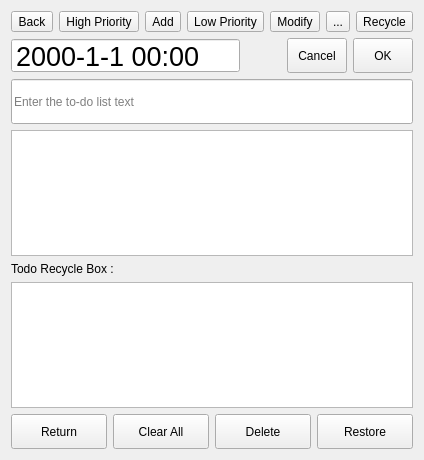
<?xml version="1.0" encoding="UTF-8"?>
<ui version="4.0">
 <class>dlgTodo</class>
 <widget class="QDialog" name="dlgTodo">
  <property name="geometry">
   <rect>
    <x>0</x>
    <y>0</y>
    <width>366</width>
    <height>460</height>
   </rect>
  </property>
  <property name="windowTitle">
   <string>Dialog</string>
  </property>
  <layout class="QGridLayout" name="gridLayout_2">
   <item row="0" column="0">
    <widget class="QFrame" name="frameToolBar">
     <property name="frameShape">
      <enum>QFrame::NoFrame</enum>
     </property>
     <property name="frameShadow">
      <enum>QFrame::Raised</enum>
     </property>
     <layout class="QGridLayout" name="gridLayout">
      <property name="leftMargin">
       <number>0</number>
      </property>
      <property name="topMargin">
       <number>0</number>
      </property>
      <property name="rightMargin">
       <number>0</number>
      </property>
      <property name="bottomMargin">
       <number>0</number>
      </property>
      <item row="0" column="0">
       <layout class="QHBoxLayout" name="horizontalLayout_3">
        <item>
         <widget class="QToolButton" name="btnBack">
          <property name="sizePolicy">
           <sizepolicy hsizetype="Preferred" vsizetype="Fixed">
            <horstretch>0</horstretch>
            <verstretch>0</verstretch>
           </sizepolicy>
          </property>
          <property name="minimumSize">
           <size>
            <width>0</width>
            <height>0</height>
           </size>
          </property>
          <property name="text">
           <string>Back</string>
          </property>
          <property name="icon">
           <iconset resource="src.qrc">
            <normaloff>:/src/back.png</normaloff>:/src/back.png</iconset>
          </property>
          <property name="iconSize">
           <size>
            <width>25</width>
            <height>25</height>
           </size>
          </property>
         </widget>
        </item>
        <item>
         <widget class="QToolButton" name="btnHigh">
          <property name="sizePolicy">
           <sizepolicy hsizetype="Preferred" vsizetype="Fixed">
            <horstretch>0</horstretch>
            <verstretch>0</verstretch>
           </sizepolicy>
          </property>
          <property name="minimumSize">
           <size>
            <width>0</width>
            <height>0</height>
           </size>
          </property>
          <property name="text">
           <string>High Priority</string>
          </property>
          <property name="icon">
           <iconset resource="src.qrc">
            <normaloff>:/src/high.png</normaloff>:/src/high.png</iconset>
          </property>
          <property name="iconSize">
           <size>
            <width>25</width>
            <height>25</height>
           </size>
          </property>
         </widget>
        </item>
        <item>
         <widget class="QToolButton" name="btnAdd">
          <property name="sizePolicy">
           <sizepolicy hsizetype="Preferred" vsizetype="Fixed">
            <horstretch>0</horstretch>
            <verstretch>0</verstretch>
           </sizepolicy>
          </property>
          <property name="minimumSize">
           <size>
            <width>0</width>
            <height>0</height>
           </size>
          </property>
          <property name="text">
           <string>Add</string>
          </property>
          <property name="icon">
           <iconset resource="src.qrc">
            <normaloff>:/src/add.png</normaloff>:/src/add.png</iconset>
          </property>
          <property name="iconSize">
           <size>
            <width>25</width>
            <height>25</height>
           </size>
          </property>
         </widget>
        </item>
        <item>
         <widget class="QToolButton" name="btnLow">
          <property name="sizePolicy">
           <sizepolicy hsizetype="Preferred" vsizetype="Fixed">
            <horstretch>0</horstretch>
            <verstretch>0</verstretch>
           </sizepolicy>
          </property>
          <property name="minimumSize">
           <size>
            <width>0</width>
            <height>0</height>
           </size>
          </property>
          <property name="text">
           <string>Low Priority</string>
          </property>
          <property name="icon">
           <iconset resource="src.qrc">
            <normaloff>:/src/low.png</normaloff>:/src/low.png</iconset>
          </property>
          <property name="iconSize">
           <size>
            <width>25</width>
            <height>25</height>
           </size>
          </property>
         </widget>
        </item>
        <item>
         <widget class="QToolButton" name="btnModify">
          <property name="sizePolicy">
           <sizepolicy hsizetype="Preferred" vsizetype="Fixed">
            <horstretch>0</horstretch>
            <verstretch>0</verstretch>
           </sizepolicy>
          </property>
          <property name="minimumSize">
           <size>
            <width>0</width>
            <height>0</height>
           </size>
          </property>
          <property name="text">
           <string>Modify</string>
          </property>
          <property name="icon">
           <iconset resource="src.qrc">
            <normaloff>:/src/edit.png</normaloff>:/src/edit.png</iconset>
          </property>
          <property name="iconSize">
           <size>
            <width>25</width>
            <height>25</height>
           </size>
          </property>
         </widget>
        </item>
        <item>
         <widget class="QToolButton" name="btnSetTime">
          <property name="sizePolicy">
           <sizepolicy hsizetype="Preferred" vsizetype="Fixed">
            <horstretch>0</horstretch>
            <verstretch>0</verstretch>
           </sizepolicy>
          </property>
          <property name="minimumSize">
           <size>
            <width>0</width>
            <height>0</height>
           </size>
          </property>
          <property name="text">
           <string>...</string>
          </property>
          <property name="icon">
           <iconset resource="src.qrc">
            <normaloff>:/src/time.png</normaloff>:/src/time.png</iconset>
          </property>
          <property name="iconSize">
           <size>
            <width>25</width>
            <height>25</height>
           </size>
          </property>
         </widget>
        </item>
        <item>
         <widget class="QToolButton" name="btnRecycle">
          <property name="sizePolicy">
           <sizepolicy hsizetype="Preferred" vsizetype="Fixed">
            <horstretch>0</horstretch>
            <verstretch>0</verstretch>
           </sizepolicy>
          </property>
          <property name="minimumSize">
           <size>
            <width>0</width>
            <height>0</height>
           </size>
          </property>
          <property name="text">
           <string>Recycle</string>
          </property>
          <property name="icon">
           <iconset resource="src.qrc">
            <normaloff>:/src/recycle.png</normaloff>:/src/recycle.png</iconset>
          </property>
          <property name="iconSize">
           <size>
            <width>25</width>
            <height>25</height>
           </size>
          </property>
         </widget>
        </item>
       </layout>
      </item>
     </layout>
    </widget>
   </item>
   <item row="5" column="0">
    <widget class="QListWidget" name="listRecycle">
     <property name="styleSheet">
      <string notr="true">QListWidget::indicator{
		width:25;
		height:25;
		right: 5px;
}

QListView {
    outline: none;
	text-decoration: line-through;
}

#listRecycle::item {
    background-color: #ffffff;
    color: #000000;
    border: transparent;
    border-bottom: 1px solid #dbdbdb;
    padding: 8px;
	height: 85;
	
}

#listRecycle::item:hover {
    background-color: #f5f5f5;
}

#listRecycle::item:selected {
    border-left: 5px solid #777777;
	
}

</string>
     </property>
     <property name="horizontalScrollBarPolicy">
      <enum>Qt::ScrollBarAlwaysOff</enum>
     </property>
    </widget>
   </item>
   <item row="1" column="0">
    <widget class="QFrame" name="frameSetTime">
     <property name="frameShape">
      <enum>QFrame::NoFrame</enum>
     </property>
     <property name="frameShadow">
      <enum>QFrame::Sunken</enum>
     </property>
     <layout class="QHBoxLayout" name="horizontalLayout_2">
      <property name="leftMargin">
       <number>0</number>
      </property>
      <property name="topMargin">
       <number>0</number>
      </property>
      <property name="rightMargin">
       <number>0</number>
      </property>
      <property name="bottomMargin">
       <number>0</number>
      </property>
      <item>
       <widget class="QDateTimeEdit" name="dateTimeEdit">
        <property name="sizePolicy">
         <sizepolicy hsizetype="Preferred" vsizetype="Fixed">
          <horstretch>0</horstretch>
          <verstretch>0</verstretch>
         </sizepolicy>
        </property>
        <property name="minimumSize">
         <size>
          <width>0</width>
          <height>35</height>
         </size>
        </property>
        <property name="font">
         <font>
          <pointsize>20</pointsize>
         </font>
        </property>
        <property name="buttonSymbols">
         <enum>QAbstractSpinBox::NoButtons</enum>
        </property>
        <property name="accelerated">
         <bool>false</bool>
        </property>
        <property name="displayFormat">
         <string>yyyy-M-d HH:mm</string>
        </property>
       </widget>
      </item>
      <item>
       <spacer name="horizontalSpacer">
        <property name="orientation">
         <enum>Qt::Horizontal</enum>
        </property>
        <property name="sizeHint" stdset="0">
         <size>
          <width>40</width>
          <height>20</height>
         </size>
        </property>
       </spacer>
      </item>
      <item>
       <widget class="QToolButton" name="btnCancel">
        <property name="sizePolicy">
         <sizepolicy hsizetype="Fixed" vsizetype="Preferred">
          <horstretch>0</horstretch>
          <verstretch>0</verstretch>
         </sizepolicy>
        </property>
        <property name="minimumSize">
         <size>
          <width>60</width>
          <height>0</height>
         </size>
        </property>
        <property name="maximumSize">
         <size>
          <width>16777215</width>
          <height>16777215</height>
         </size>
        </property>
        <property name="text">
         <string>Cancel</string>
        </property>
       </widget>
      </item>
      <item>
       <widget class="QToolButton" name="btnOK">
        <property name="sizePolicy">
         <sizepolicy hsizetype="Fixed" vsizetype="Preferred">
          <horstretch>0</horstretch>
          <verstretch>0</verstretch>
         </sizepolicy>
        </property>
        <property name="minimumSize">
         <size>
          <width>60</width>
          <height>0</height>
         </size>
        </property>
        <property name="maximumSize">
         <size>
          <width>16777215</width>
          <height>16777215</height>
         </size>
        </property>
        <property name="text">
         <string>OK</string>
        </property>
       </widget>
      </item>
     </layout>
    </widget>
   </item>
   <item row="2" column="0">
    <layout class="QHBoxLayout" name="horizontalLayout">
     <item>
      <widget class="QLineEdit" name="lineEdit">
       <property name="minimumSize">
        <size>
         <width>0</width>
         <height>45</height>
        </size>
       </property>
       <property name="placeholderText">
        <string>Enter the to-do list text</string>
       </property>
      </widget>
     </item>
    </layout>
   </item>
   <item row="3" column="0">
    <widget class="QListWidget" name="listWidget">
     <property name="styleSheet">
      <string notr="true">QListWidget::indicator{
		width:25;
		height:25;
		right: 5px;
}

QListView {
    outline: none;
}

#listWidget::item {
    background-color: #ffffff;
    color: #000000;
    border: transparent;
    border-bottom: 1px solid #dbdbdb;
    padding: 8px;
	height: 85;
}

#listWidget::item:hover {
    background-color: #f5f5f5;
}

#listWidget::item:selected {
    border-left: 5px solid #777777;
	
}

/*下面是另一个控件的暗黑风格*/
/*#listWidget2::item {
    background-color: #393d49;
    color: #ffffff;
    border: transparent;
    padding: 8px;
	height: 65;
}

#listWidget2::item:hover {
    background-color: #4e5465;
}

#listWidget2::item:selected {
    border-left: 5px solid #009688;
	
}*/

</string>
     </property>
     <property name="autoScroll">
      <bool>false</bool>
     </property>
     <property name="alternatingRowColors">
      <bool>true</bool>
     </property>
     <property name="spacing">
      <number>2</number>
     </property>
    </widget>
   </item>
   <item row="6" column="0">
    <widget class="QFrame" name="frameRecycle">
     <property name="frameShape">
      <enum>QFrame::NoFrame</enum>
     </property>
     <property name="frameShadow">
      <enum>QFrame::Raised</enum>
     </property>
     <layout class="QHBoxLayout" name="horizontalLayout_5">
      <property name="leftMargin">
       <number>0</number>
      </property>
      <property name="topMargin">
       <number>0</number>
      </property>
      <property name="rightMargin">
       <number>0</number>
      </property>
      <property name="bottomMargin">
       <number>0</number>
      </property>
      <item>
       <widget class="QToolButton" name="btnReturn">
        <property name="sizePolicy">
         <sizepolicy hsizetype="Preferred" vsizetype="Fixed">
          <horstretch>0</horstretch>
          <verstretch>0</verstretch>
         </sizepolicy>
        </property>
        <property name="minimumSize">
         <size>
          <width>0</width>
          <height>35</height>
         </size>
        </property>
        <property name="text">
         <string>Return</string>
        </property>
       </widget>
      </item>
      <item>
       <widget class="QToolButton" name="btnClear">
        <property name="sizePolicy">
         <sizepolicy hsizetype="Preferred" vsizetype="Fixed">
          <horstretch>0</horstretch>
          <verstretch>0</verstretch>
         </sizepolicy>
        </property>
        <property name="minimumSize">
         <size>
          <width>0</width>
          <height>35</height>
         </size>
        </property>
        <property name="text">
         <string>Clear All</string>
        </property>
       </widget>
      </item>
      <item>
       <widget class="QToolButton" name="btnDel">
        <property name="sizePolicy">
         <sizepolicy hsizetype="Preferred" vsizetype="Fixed">
          <horstretch>0</horstretch>
          <verstretch>0</verstretch>
         </sizepolicy>
        </property>
        <property name="minimumSize">
         <size>
          <width>0</width>
          <height>35</height>
         </size>
        </property>
        <property name="text">
         <string>Delete</string>
        </property>
       </widget>
      </item>
      <item>
       <widget class="QToolButton" name="btnRestore">
        <property name="sizePolicy">
         <sizepolicy hsizetype="Preferred" vsizetype="Fixed">
          <horstretch>0</horstretch>
          <verstretch>0</verstretch>
         </sizepolicy>
        </property>
        <property name="minimumSize">
         <size>
          <width>0</width>
          <height>35</height>
         </size>
        </property>
        <property name="text">
         <string>Restore</string>
        </property>
       </widget>
      </item>
     </layout>
    </widget>
   </item>
   <item row="4" column="0">
    <widget class="QLabel" name="lblRecycle">
     <property name="text">
      <string>Todo Recycle Box : </string>
     </property>
    </widget>
   </item>
  </layout>
 </widget>
 <resources>
  <include location="src.qrc"/>
 </resources>
 <connections/>
</ui>
